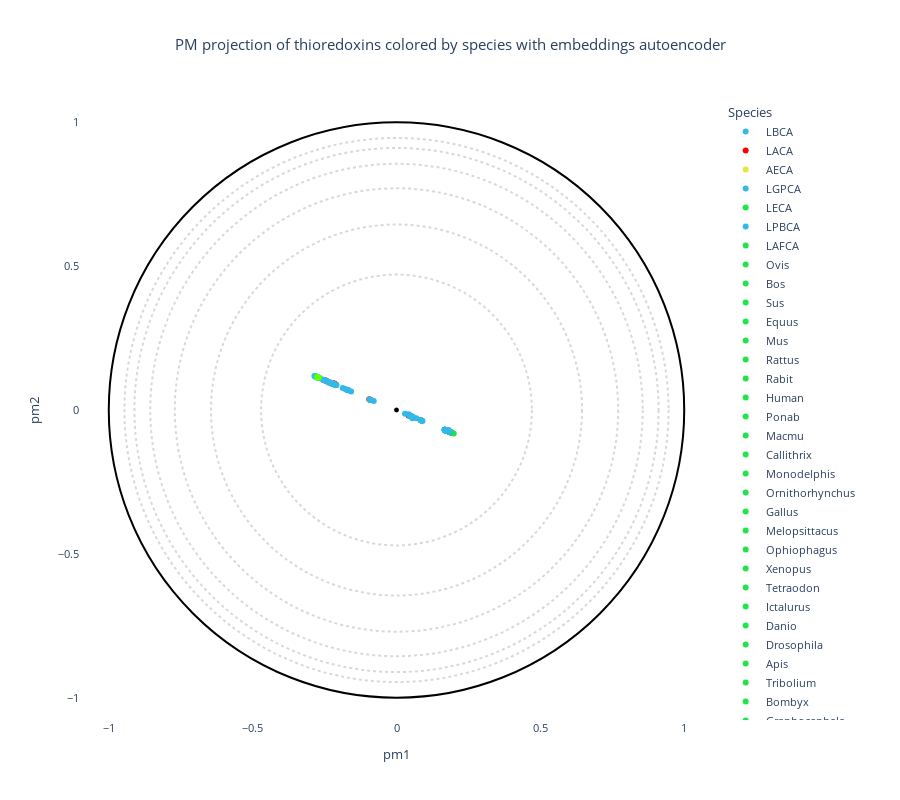

Notebook code cell kept with this figure:
### Code cell
# OPTIONS =================================================
if data_type == "plm" :
    title = "PM projection of thioredoxins colored by species with embeddings"  
elif data_type == "plm_aae" :
    title = "PM projection of thioredoxins colored by species with embeddings autoencoder" 
elif data_type == "pssm" :
    title = "PM projection of thioredoxins colored by species without embeddings" 
else :
    title = "PM projection of thioredoxins colored by species using a RFA matrix" 
#----------------------------------------------------------
# Select the coloring from annotation .csv file:
labels_name = "Species"
# Select classes to label among the "labels_name" or "second_labels_name" column (comma separated list):
second_labels_name = ""
labels_text = []
show_text = False
#----------------------------------------------------------
# Use a custom color palette:
color_palette = trx_palette #Default: None
use_custom_palette = True
#==========================================================


#Check projection visualization parameters
#Labels name
if labels_name == "":
    labels_name = None
elif labels_name not in annotation_names:
    raise NameError(f"labels_name {labels_name} is not in the availables annotations.\nAvailables annotations: {annotation_names}")
#Second labels name
if second_labels_name == "":
    second_labels_name = None
elif second_labels_name not in annotation_names:
    raise NameError(f'"second_labels_name" {second_labels_name} is not in the availables annotations.\nAvailables annotations: {annotation_names}')

if not use_custom_palette:
    color_palette = None

#Plot graph
fig = plot_embedding_interactive(df_embedding, 
                                 labels_name = labels_name,
                                 second_labels_name = second_labels_name, 
                                 show_text = show_text,
                                 labels_text = labels_text,
                                 color_palette = color_palette, 
                                 title = title, 
                                 fontsize = 11)
fig.show()
